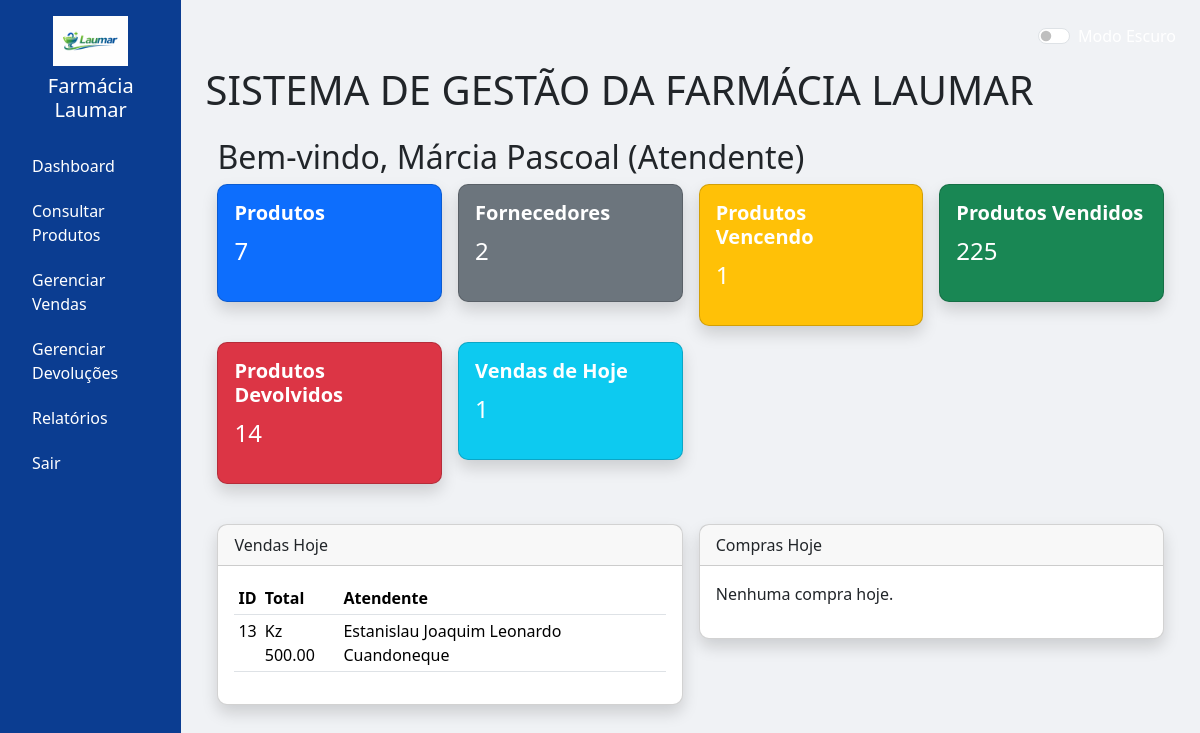
The page /dashboard (signed in) on the database its author committed.
### models.py (models this page shows, shortened)
class Usuario(UserMixin, db.Model):
    __tablename__ = 'usuarios'
    id = db.Column(db.Integer, primary_key=True)
    nome = db.Column(db.String(150), nullable=False)
    usuario = db.Column(db.String(150), unique=True, nullable=False)
    senha = db.Column(db.String(150), nullable=False)
    tipo = db.Column(db.String(50), nullable=False)  # 'Admin', 'Atendente', 'Farmaceutica', 'Gestor'

class Venda(db.Model):
    __tablename__ = 'vendas'
    id = db.Column(db.Integer, primary_key=True)
    data = db.Column(db.DateTime, default=datetime.utcnow)
    total = db.Column(db.Float, nullable=False)
    forma_pagamento = db.Column(db.String(50), nullable=False)
    usuario_id = db.Column(db.Integer, db.ForeignKey('usuarios.id'), nullable=False)
    usuario = db.relationship('Usuario', backref='vendas')

### app.py (the view)
@app.route('/dashboard')
@login_required
def dashboard():
    produtos_total = Produto.query.count()
    usuarios_total = Usuario.query.count()
    fornecedores_total = Fornecedor.query.count()
    hoje = datetime.now().date()
    daqui_30_dias = hoje + timedelta(days=30)
    produtos_vencendo = Produto.query.filter(Produto.validade >= hoje, Produto.validade <= daqui_30_dias).count()
    produtos_vendidos = db.session.query(func.sum(ItemVenda.quantidade)).scalar() or 0
    produtos_devolvidos = db.session.query(func.sum(ItemDevolucao.quantidade)).scalar() or 0
    vendas_hoje = Venda.query.filter(Venda.data >= hoje, Venda.data < hoje + timedelta(days=1)).all()
    compras_hoje = Compra.query.filter(Compra.data >= hoje, Compra.data < hoje + timedelta(days=1)).all()
    total_vendas_hoje = len(vendas_hoje)
    produtos_criticos = Produto.query.filter(Produto.quantidade <= 10).all()
    produtos_poucos = Produto.query.filter(Produto.quantidade > 10, Produto.quantidade <= 20).all()
    produtos_medios = Produto.query.filter(Produto.quantidade > 20, Produto.quantidade <= 50).all()
    saldo = Saldo.query.first()
    saldo_valor = saldo.valor if saldo else 0.0
    return render_template('dashboard.html', produtos_total=produtos_total,
                           usuarios_total=usuarios_total,
                           fornecedores_total=fornecedores_total,
                           produtos_vencendo=produtos_vencendo,
                           produtos_vendidos=produtos_vendidos,
                           produtos_devolvidos=produtos_devolvidos,
                           vendas_hoje=vendas_hoje, compras_hoje=compras_hoje,
                           total_vendas_hoje=total_vendas_hoje,
                           produtos_criticos=produtos_criticos,
                           produtos_poucos=produtos_poucos,
                           produtos_medios=produtos_medios,
                           saldo=saldo_valor,
                           user_tipo=current_user.tipo)

### app.py (called while the page is built)
@login_manager.user_loader
def load_user(user_id):
    return db.session.get(Usuario, int(user_id))

### templates/dashboard.html (shortened to what this page needs)
{% extends 'base.html' %}
{% block content %}
<div class="container-fluid">
    <h2>Bem-vindo, {{ current_user.nome }} ({{ user_tipo }})</h2>
    <div class="row g-3">
        <div class="col-md-3">
            <div class="card text-white bg-primary shadow">
                <div class="card-body">
                    <h5>Produtos</h5>
                    <p class="fs-4">{{ produtos_total }}</p>
                </div>
            </div>
        </div>
        <div class="col-md-3">
            <div class="card text-white bg-secondary shadow">
                <div class="card-body">
                    <h5>Fornecedores</h5>
                    <p class="fs-4">{{ fornecedores_total }}</p>
                </div>
            </div>
        </div>
        <div class="col-md-3">
            <div class="card text-white bg-warning shadow">
                <div class="card-body">
                    <h5>Produtos Vencendo</h5>
                    <p class="fs-4">{{ produtos_vencendo }}</p>
                </div>
            </div>
        </div>
        <div class="col-md-3">
            <div class="card text-white bg-success shadow">
                <div class="card-body">
                    <h5>Produtos Vendidos</h5>
                    <p class="fs-4">{{ produtos_vendidos }}</p>
                </div>
            </div>
        </div>
        <div class="col-md-3">
            <div class="card text-white bg-danger shadow">
                <div class="card-body">
                    <h5>Produtos Devolvidos</h5>
                    <p class="fs-4">{{ produtos_devolvidos }}</p>
                </div>
            </div>
        </div>
        <div class="col-md-3">
            <div class="card text-white bg-info shadow">
                <div class="card-body">
                    <h5>Vendas de Hoje</h5>
                    <p class="fs-4">{{ total_vendas_hoje }}</p>
                </div>
            </div>
        </div>
    </div>
    <div class="row g-3 mt-4">
        <div class="col-md-6">
            <div class="card shadow">
                <div class="card-header">Vendas Hoje</div>
                <div class="card-body">
                    {% if vendas_hoje %}
                        <table class="table table-sm">
                            <thead>
                                <tr>
                                    <th>ID</th>
                                    <th>Total</th>
                                    <th>Atendente</th>
                                </tr>
                            </thead>
                            <tbody>
                                {% for venda in vendas_hoje %}
                                <tr>
                                    <td>{{ venda.id }}</td>
                                    <td>Kz {{ "%.2f"|format(venda.total) }}</td>
                                    <td>{{ venda.usuario.nome }}</td>
                                </tr>
                                {% endfor %}
                            </tbody>
                        </table>
                    {% else %}
                        <p>Nenhuma venda hoje.</p>
                    {% endif %}
                </div>
            </div>
        </div>
        <div class="col-md-6">
            <div class="card shadow">
                <div class="card-header">Compras Hoje</div>
                <div class="card-body">
                    {% if compras_hoje %}
                        <table class="table table-sm">
                            <thead>
                                <tr>
                                    <th>ID</th>
                                    <th>Total</th>
                                    <th>Fornecedor</th>
                                </tr>
                            </thead>
                            <tbody>
                                {% for compra in compras_hoje %}
                                <tr>
                                    <td>{{ compra.id }}</td>
                                    <td>Kz {{ "%.2f"|format(compra.total) }}</td>
                                    <td>{{ compra.fornecedor.nome }}</td>
                                </tr>
                                {% endfor %}
                            </tbody>
                        </table>
                    {% else %}
                        <p>Nenhuma compra hoje.</p>
                    {% endif %}
                </div>
            </div>
        </div>
    </div>
</div>
{% endblock %}

### templates/base.html (style rules this page uses)
body { background-color: #f0f2f5; }
.card { border-radius: 10px; }
.card h5 { font-weight: 600; }

### rows shown on the page
Usuario: nome "Márcia Pascoal", tipo "Atendente"
Venda: id "13", total "500.00", usuario.nome "Estanislau Joaquim Leonardo Cuandoneque"

### other values the page prints
{{ produtos_total }} "7"
{{ fornecedores_total }} "2"
{{ produtos_vencendo }} "1"
{{ produtos_vendidos }} "225"
{{ produtos_devolvidos }} "14"
{{ total_vendas_hoje }} "1"
